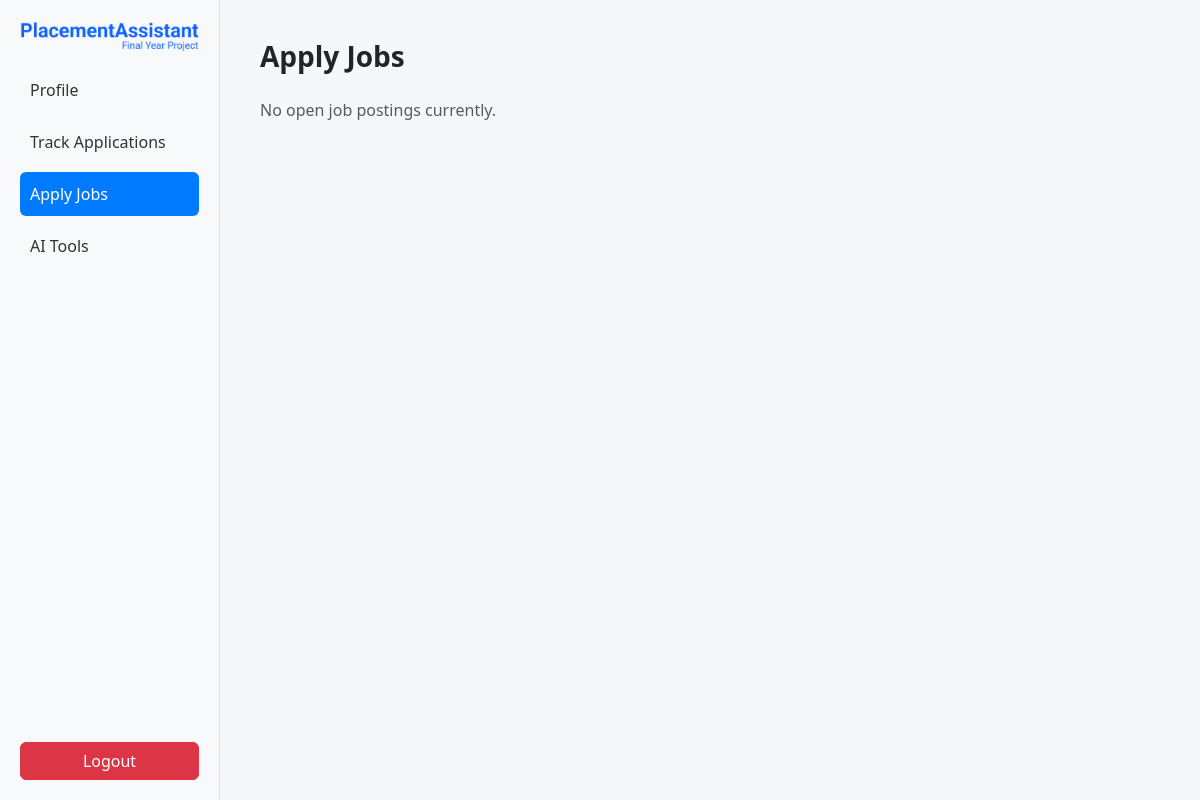
/jobs/jobs/ (signed in), run on an earlier commit of the app's database.
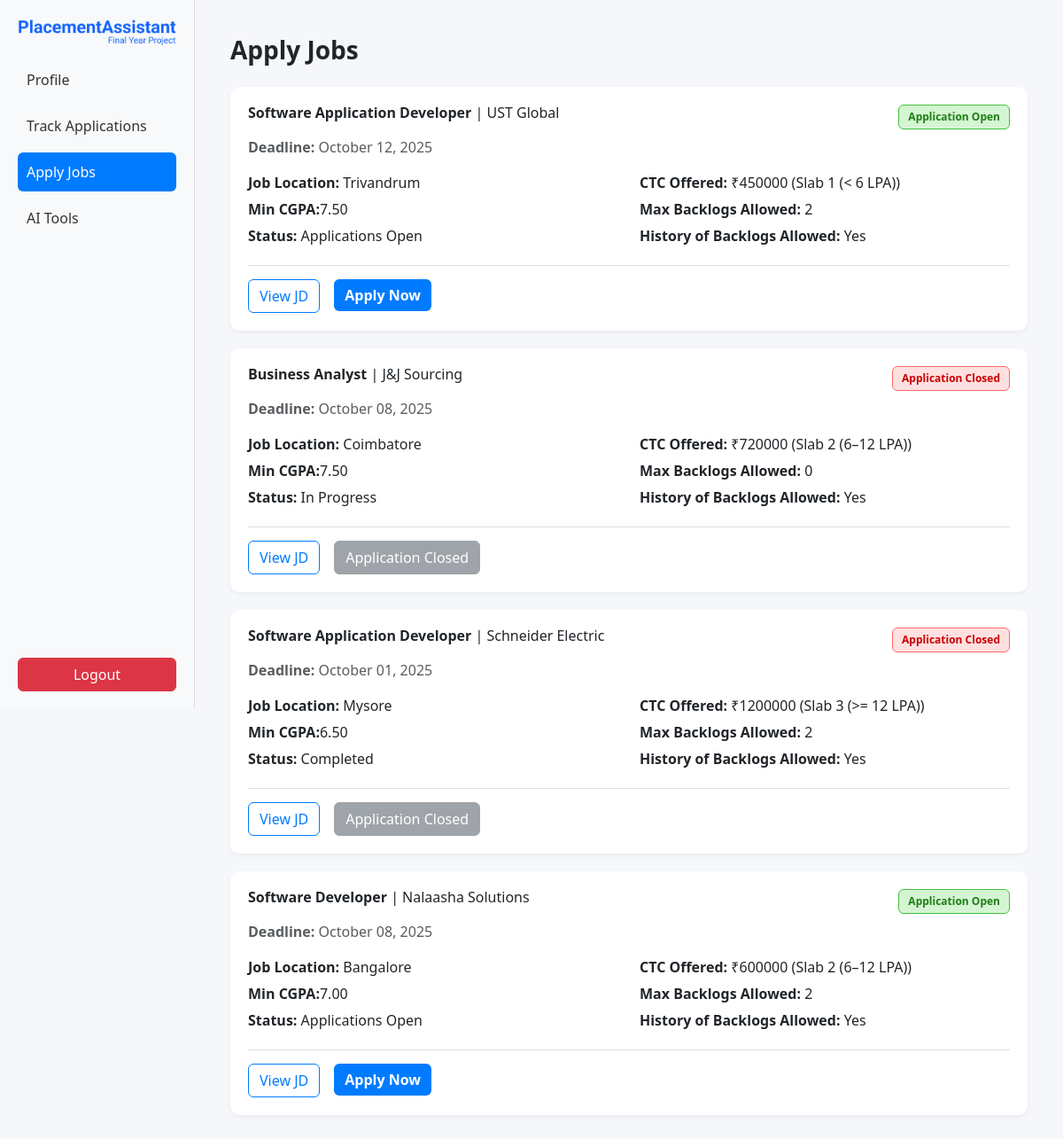
And on a later commit of the database.
### jobs/models.py (models this page shows, shortened)
class Job(models.Model):
    SLAB_CHOICES = [
        (1, "Slab 1 (< 6 LPA)"),
        (2, "Slab 2 (6–12 LPA)"),
        (3, "Slab 3 (>= 12 LPA)"),
    ]
    STATUS_CHOICES = [
        ('open', 'Applications Open'),
        ('progress', 'In Progress'),
        ('closed', 'Completed'),
    ]
    title = models.CharField(max_length=255)
    company_name = models.CharField(max_length=255)
    location = models.CharField(max_length=255)
    ctc = models.DecimalField(max_digits=10, decimal_places=2)  # LPA
    slab = models.IntegerField(choices=SLAB_CHOICES, blank=True, null=True)
    deadline = models.DateTimeField()
    min_cgpa = models.DecimalField(max_digits=4, decimal_places=2)
    max_backlogs = models.IntegerField(default=0)
    history_allowed = models.BooleanField(default=True)
    jd_file = models.FileField(upload_to="job_descriptions/",null=True, blank=True)
    created_by = models.ForeignKey(User, on_delete=models.CASCADE, related_name="posted_jobs")
    created_at = models.DateTimeField(auto_now_add=True)
    status = models.CharField(max_length=20, choices=STATUS_CHOICES, default='open')

### jobs/views.py (the view)
# urls.py: path('jobs/', views.job_list, name='job_list'),
@login_required
def job_list(request):
    student_profile = get_object_or_404(StudentProfile, user=request.user)
    jobs = Job.objects.all().order_by('-created_at')
    applied_jobs = Application.objects.filter(student=request.user).values_list('job_id', flat=True)
    job_status = {}
    for job in jobs:
        if job.id in applied_jobs:
            job_status[job.id] = "applied"
        elif student_profile.cgpa < job.min_cgpa:
            job_status[job.id] = "low_cgpa"
        elif student_profile.active_backlogs > job.max_backlogs:
            job_status[job.id] = "too_many_backlogs"
        elif not job.history_allowed and student_profile.history_of_backlogs:
            job_status[job.id] = "history_not_allowed"
        elif student_profile.highest_slab_placed and job.slab <= student_profile.highest_slab_placed:
            job_status[job.id] = "already_placed_same_or_higher"
        else:
            job_status[job.id] = "eligible"
    context = {
        "jobs": jobs,
        "job_status": job_status,
    }
    return render(request, "students/apply_jobs.html", context)

### jobs/templatetags/dict_extras.py (called while the page is built)
@register.filter
def get_item(dictionary, key):
    return dictionary.get(key)

### students/templates/students/apply_jobs.html (shortened to what this page needs)
{% load static %}
{% load dict_extras %}
<!DOCTYPE html>
<html lang="en">
<head>
  <link href="https://cdn.jsdelivr.net/npm/bootstrap@5.3.2/dist/css/bootstrap.min.css" rel="stylesheet">
</head>
<body>
  <div class="d-flex">
    <div class="sidebar">
      <div class="logo-container text-center mb-3">
        <img src="{% static 'images/logo.png' %}" alt="PlacementAssistant Logo" class="img-fluid logo-img">
      </div>
      <a href="{% url 'student_profile' %}">Profile</a>
      <a href="{% url 'track_applications' %}">Track Applications</a>
      <a href="{% url 'job_list' %}" class="active">Apply Jobs</a>
      <a href="#">AI Tools</a>
      <form method="post" action="{% url 'logout' %}">
        <button type="submit" class="btn btn-danger w-100">Logout</button>
      </form>
    </div>
    <div class="main-content">
      <h3 class="fw-bold mb-4">Apply Jobs</h3>
      {% for job in jobs %}
      <div class="job-card">
        <div class="job-header mb-2">
          <h6><strong>{{ job.title }}</strong> | {{ job.company_name }}</h6>
          {% if job.status == 'open' %}
            <span class="badge-open">Application Open</span>
          {% else %}
            <span class="badge-closed">Application Closed</span>
          {% endif %}
        </div>
        <p class="text-muted mb-1"><strong>Deadline:</strong> {{ job.deadline|date:"F d, Y" }}</p>
        <div class="job-details mt-3">
          <div class="row">
            <div class="col-md-6">
              <p><strong>Job Location:</strong> {{ job.location }}</p>
              <p><strong>Min CGPA:</strong>{{ job.min_cgpa }}</p>
              <p><strong>Status:</strong> {{ job.get_status_display }}</p>
            </div>
            <div class="col-md-6">
              <p><strong>CTC Offered:</strong> ₹{{ job.ctc|floatformat:0 }} ({{ job.get_slab_display }})</p>
              <p><strong>Max Backlogs Allowed:</strong> {{ job.max_backlogs }}</p>
              <p><strong>History of Backlogs Allowed:</strong> {{ job.history_allowed|yesno:"Yes,No" }}</p>
            </div>
          </div>
        </div>
        <div class="divider"></div>
        <div class="d-flex gap-3">
            {% if job.jd_file %}
                <a href="{{ job.jd_file.url }}" target="_blank" class="btn btn-view">View JD</a>
                {% else %}
                <button class="btn btn-view" disabled>No JD Uploaded</button>
            {% endif %}
            {% if job.status == 'open' %}
                {% with status=job_status|get_item:job.id %}
                    {% if status == "eligible" %}
                    <form method="post" action="{% url 'apply_job' job.id %}">
                        <button type="submit" class="btn btn-apply">Apply Now</button>
                    </form>
                    {% elif status == "applied" %}
                    <button class="btn btn-secondary" disabled>Already Applied</button>
                    {% else %}
                    <button class="btn btn-secondary" disabled>Not Eligible</button>
                    {% endif %}
                {% endwith %}
            {% else %}
                <button class="btn btn-secondary" disabled>Application Closed</button>
            {% endif %}
        </div>
      </div>
      {% empty %}
        <p class="text-muted">No open job postings currently.</p>
      {% endfor %}
    </div>
  </div>
</body>
</html>

What changed in the data, as far as the page shows it:
added Job: title "Software Application Developer", company_name "UST Global", shows "Application Open", deadline "October 12, 2025", location "Trivandrum", min_cgpa "7.50", status "Applications Open", ctc "450000", slab "Slab 1 (< 6 LPA)", max_backlogs "2", history_allowed "Yes", shows "Apply Now"
added Job: title "Business Analyst", company_name "J&J Sourcing", shows "Application Closed", deadline "October 08, 2025", location "Coimbatore", min_cgpa "7.50", status "In Progress", ctc "720000", slab "Slab 2 (6–12 LPA)", max_backlogs "0", history_allowed "Yes"
added Job: title "Software Application Developer", company_name "Schneider Electric", shows "Application Closed", deadline "October 01, 2025", location "Mysore", min_cgpa "6.50", status "Completed", ctc "1200000", slab "Slab 3 (>= 12 LPA)", max_backlogs "2", history_allowed "Yes"
added Job: title "Software Developer", company_name "Nalaasha Solutions", shows "Application Open", deadline "October 08, 2025", location "Bangalore", min_cgpa "7.00", status "Applications Open", ctc "600000", slab "Slab 2 (6–12 LPA)", max_backlogs "2", history_allowed "Yes", shows "Apply Now"
Also different on the page:
text no longer shown: "No open job postings currently."
